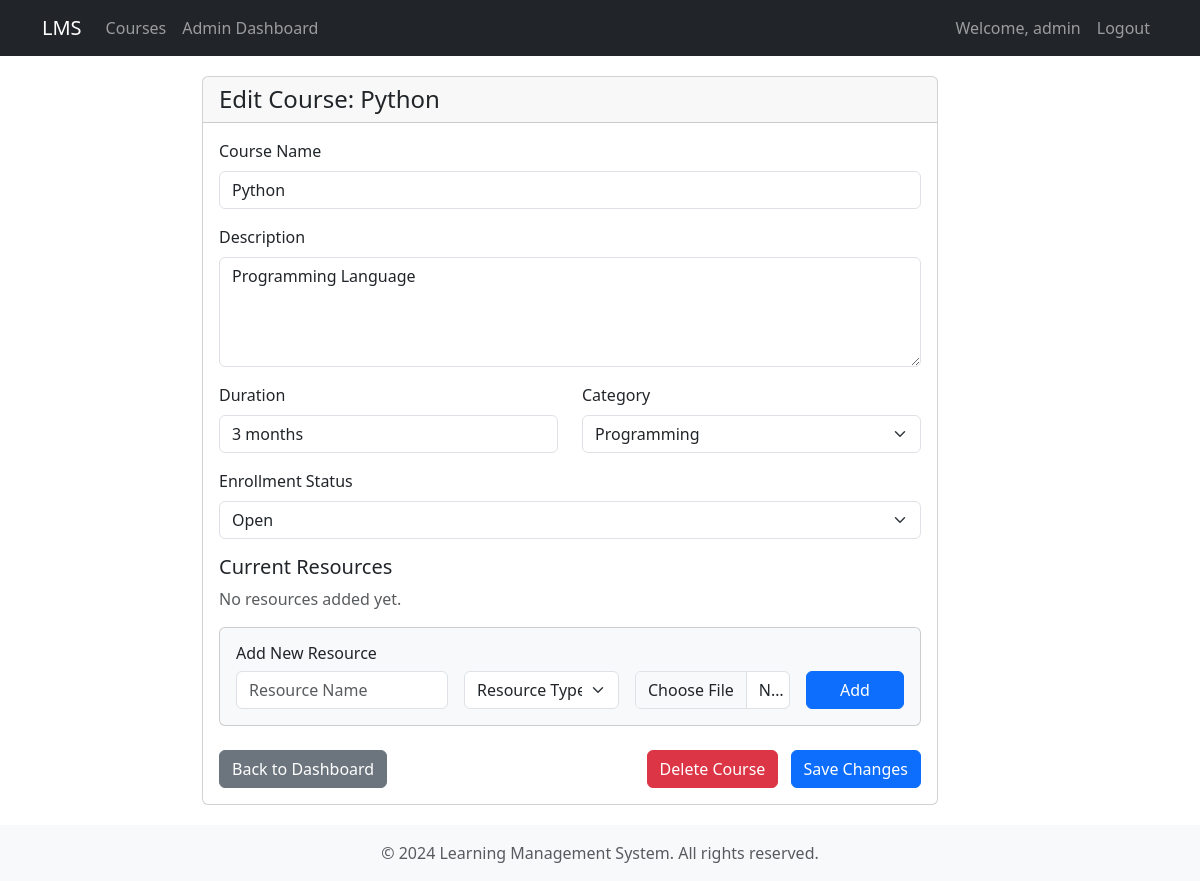
The page /admin/courses/1/edit (signed in) on the database its author committed.
### backend/app.py (models this page shows, shortened)
class User(UserMixin, db.Model):
    id = db.Column(db.Integer, primary_key=True)
    username = db.Column(db.String(80), unique=True, nullable=False)
    email = db.Column(db.String(120), unique=True, nullable=False)
    password_hash = db.Column(db.String(128))
    is_admin = db.Column(db.Boolean, default=False)
    enrollments = db.relationship('Enrollment', backref='student', lazy=True)

class Course(db.Model):
    id = db.Column(db.Integer, primary_key=True)
    name = db.Column(db.String(100), nullable=False)
    description = db.Column(db.Text)
    duration = db.Column(db.String(50))
    category = db.Column(db.String(50))
    enrollment_status = db.Column(db.String(20), default='Open')
    created_at = db.Column(db.DateTime, default=datetime.utcnow)
    resources = db.relationship('Resource', backref='course', lazy=True, cascade='all, delete-orphan')
    batches = db.relationship('Batch', backref='course', lazy=True, cascade='all, delete-orphan')
    enrollments = db.relationship('Enrollment', backref='course', lazy=True)

### backend/app.py (the view, shortened to what this page needs)
@app.route('/admin/courses/<int:course_id>/edit', methods=['GET', 'POST'])
@admin_required
def admin_edit_course(course_id):
    course = Course.query.get_or_404(course_id)
    return render_template('admin/edit_course.html', course=course)

### backend/app.py (called while the page is built)
@login_manager.user_loader
def load_user(user_id):
    return User.query.get(int(user_id))

def admin_required(f):
    @wraps(f)
    @login_required
    def decorated_function(*args, **kwargs):
        if not current_user.is_admin:
            flash('Access denied. Admin privileges required.')
            return redirect(url_for('user_login'))
        return f(*args, **kwargs)
    return decorated_function

### frontend/templates/admin/edit_course.html (shortened to what this page needs)
{% extends "base.html" %}
{% block content %}
<div class="row justify-content-center">
    <div class="col-md-8">
        <div class="card">
            <div class="card-header">
                <h4 class="card-title mb-0">Edit Course: {{ course.name }}</h4>
            </div>
            <div class="card-body">
                <form method="POST" action="{{ url_for('admin_edit_course', course_id=course.id) }}">
                    <div class="mb-3">
                        <label for="name" class="form-label">Course Name</label>
                        <input type="text" class="form-control" id="name" name="name" value="{{ course.name }}" required>
                    </div>
                    <div class="mb-3">
                        <label for="description" class="form-label">Description</label>
                        <textarea class="form-control" id="description" name="description" rows="4" required>{{ course.description }}</textarea>
                    </div>
                    <div class="row mb-3">
                        <div class="col-md-6">
                            <label for="duration" class="form-label">Duration</label>
                            <input type="text" class="form-control" id="duration" name="duration" value="{{ course.duration }}" required>
                        </div>
                        <div class="col-md-6">
                            <label for="category" class="form-label">Category</label>
                            <select class="form-select" id="category" name="category" required>
                                <option value="Programming" {% if course.category == 'Programming' %}selected{% endif %}>Programming</option>
                            </select>
                        </div>
                    </div>
                    <div class="mb-3">
                        <label for="enrollment_status" class="form-label">Enrollment Status</label>
                        <select class="form-select" id="enrollment_status" name="enrollment_status" required>
                            <option value="Open" {% if course.enrollment_status == 'Open' %}selected{% endif %}>Open</option>
                        </select>
                    </div>
                    <div class="mb-4">
                        <h5>Current Resources</h5>
                        {% if course.resources %}
                        <div class="list-group mb-3">
                            {% for resource in course.resources %}
                            <div class="list-group-item d-flex justify-content-between align-items-center">
                                <div>
                                    <strong>{{ resource.name }}</strong>
                                    <span class="badge bg-primary ms-2">{{ resource.type }}</span>
                                </div>
                                <form action="{{ url_for('admin_delete_resource', resource_id=resource.id) }}" method="POST" class="d-inline">
                                    <button type="submit" class="btn btn-danger btn-sm"
                                            onclick="return confirm('Are you sure you want to delete this resource?')">
                                        Delete
                                    </button>
                                </form>
                            </div>
                            {% endfor %}
                        </div>
                        {% else %}
                        <p class="text-muted">No resources added yet.</p>
                        {% endif %}
                        <div class="card bg-light">
                            <div class="card-body">
                                <h6>Add New Resource</h6>
                                <form action="{{ url_for('admin_add_resource', course_id=course.id) }}" method="POST" enctype="multipart/form-data">
                                    <div class="row g-3">
                                        <div class="col-md-4">
                                            <input type="text" class="form-control" name="name" placeholder="Resource Name" required>
                                        </div>
                                        <div class="col-md-3">
                                            <select class="form-select" name="type" required>
                                                <option value="">Resource Type</option>
                                            </select>
                                        </div>
                                        <div class="col-md-3">
                                            <input type="file" class="form-control" name="file" required>
                                        </div>
                                        <div class="col-md-2">
                                            <button type="submit" class="btn btn-primary w-100">Add</button>
                                        </div>
                                    </div>
                                </form>
                            </div>
                        </div>
                    </div>
                    <div class="d-flex justify-content-between">
                        <a href="{{ url_for('admin_dashboard') }}" class="btn btn-secondary">Back to Dashboard</a>
                        <div>
                            <button type="button" class="btn btn-danger me-2" data-bs-toggle="modal" data-bs-target="#deleteCourseModal">
                                Delete Course
                            </button>
                            <button type="submit" class="btn btn-primary">Save Changes</button>
                        </div>
                    </div>
                </form>
            </div>
        </div>
    </div>
</div>
{% endblock %}

### frontend/templates/base.html (shortened to what this page needs)
<!DOCTYPE html>
<html lang="en">
<head>
    <link href="https://cdn.jsdelivr.net/npm/bootstrap@5.3.0/dist/css/bootstrap.min.css" rel="stylesheet">
</head>
<body>
    <nav class="navbar navbar-expand-lg navbar-dark bg-dark">
        <div class="container">
            <a class="navbar-brand" href="{{ url_for('home') }}">LMS</a>
            <div class="collapse navbar-collapse" id="navbarNav">
                <ul class="navbar-nav me-auto">
                    <li class="nav-item">
                        <a class="nav-link" href="{{ url_for('course_list') }}">Courses</a>
                    </li>
                    {% if current_user.is_authenticated %}
                        {% if current_user.is_admin %}
                            <li class="nav-item">
                                <a class="nav-link" href="{{ url_for('admin_dashboard') }}">Admin Dashboard</a>
                            </li>
                        {% else %}
                            <li class="nav-item">
                                <a class="nav-link" href="{{ url_for('user_dashboard') }}">My Dashboard</a>
                            </li>
                        {% endif %}
                    {% endif %}
                </ul>
                <ul class="navbar-nav">
                    {% if current_user.is_authenticated %}
                        <li class="nav-item">
                            <span class="nav-link">Welcome, {{ current_user.username }}</span>
                        </li>
                        <li class="nav-item">
                            <a class="nav-link" href="{{ url_for('user_logout') }}">Logout</a>
                        </li>
                    {% endif %}
                </ul>
            </div>
        </div>
    </nav>
    <div class="container content">
        {% block content %}{% endblock %}
    </div>
    <footer class="footer mt-auto py-3 bg-light">
        <div class="container text-center">
            <span class="text-muted">© 2024 Learning Management System. All rights reserved.</span>
        </div>
    </footer>
</body>
</html>

### frontend/templates/base.html (style rules this page uses)
.navbar { margin-bottom: 20px; }
.content { margin: 20px 0; }

### rows shown on the page
User: username "admin"
Course: name "Python", description "Programming Language", duration "3 months", category "Programming", enrollment_status "Open"
